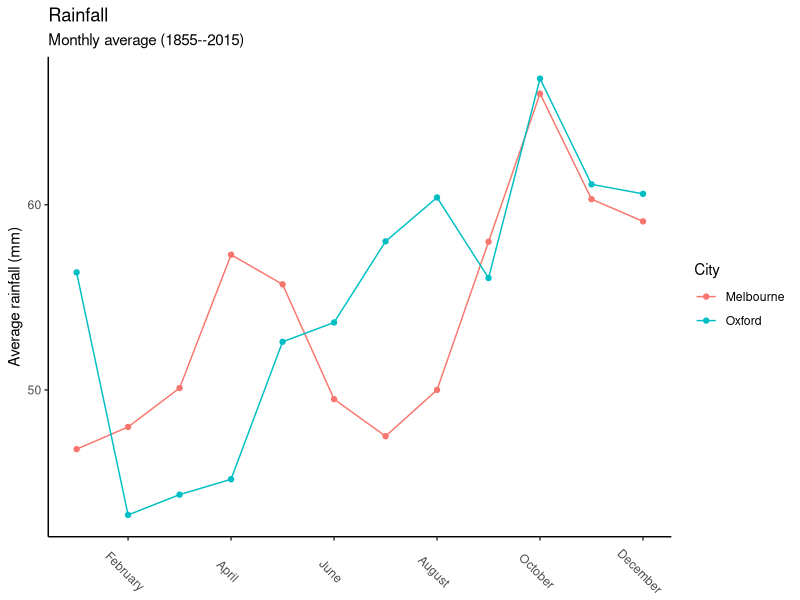

The R script that drew this image:
library(ggplot2)

plot_df <- read.csv("output/average-rainfall.csv") #average rainfall is the output from the previous code, this code must be run second 

g <- ggplot(
  data = plot_df,
  mapping = aes(
    x = as.integer(month_num),
    y = average_rainfall,
    colour = location)) +
  geom_point() +
  geom_line() +
  labs(
    x = NULL,
    y = "Average rainfall (mm)",
    colour = "City",
    title = "Rainfall",
    subtitle = "Monthly average (1855--2015)") +
  scale_x_continuous(
    breaks = plot_df$month_num[seq(2,12,2)],
    labels = plot_df$month[seq(2,12,2)]) +
  theme_classic() +
  theme(axis.text.x = element_text(angle = -45))

ggsave(filename = "result.png",
       plot = g,
       height = 10.5, width = 14.8,
       units = "cm")
